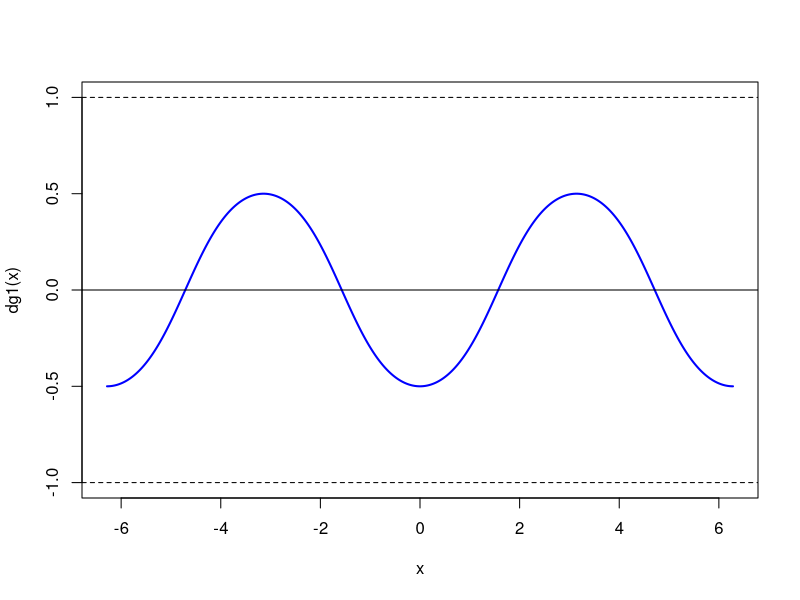
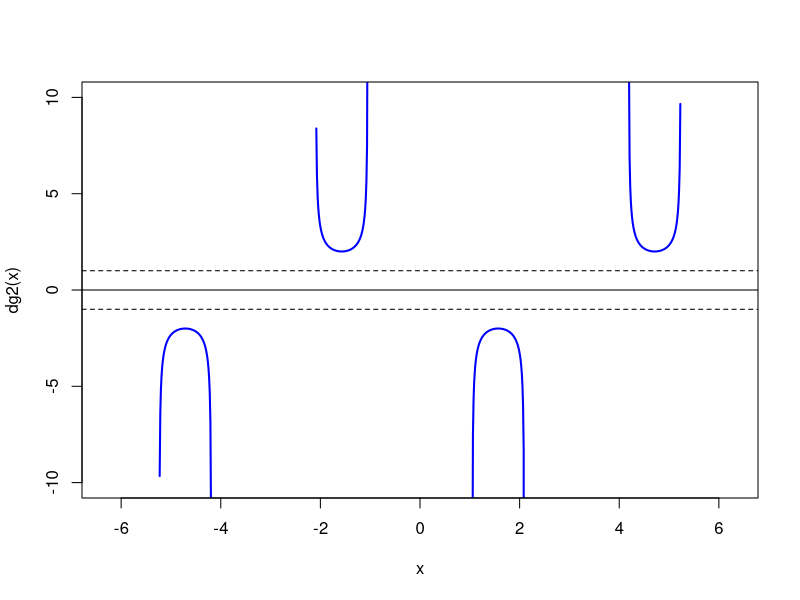

Here is the R script that generated these plots, in order:
dg1 <- function(x) {
  -(1/2 * cos(x)/sqrt(1 - (1/2 * sin(x))^2))
}

x<-seq(-2*pi,2*pi,length=1e3)
plot(x, dg1(x), type = "l", col="blue"
     , ylim = c(-1,1), lwd=2)
abline(0,0)
abline(-1,0, lty=2)
abline(1,0, lty=2)

dg2 <- function(x) {
  -(2 * sin(x)/sqrt(1 - (2 * cos(x))^2))
}

plot(x, dg2(x), ylim=c(-10,10),
     , type = "l", col="blue", lwd=2)
abline(0,0)
abline(-1,0, lty=2)
abline(1,0, lty=2)